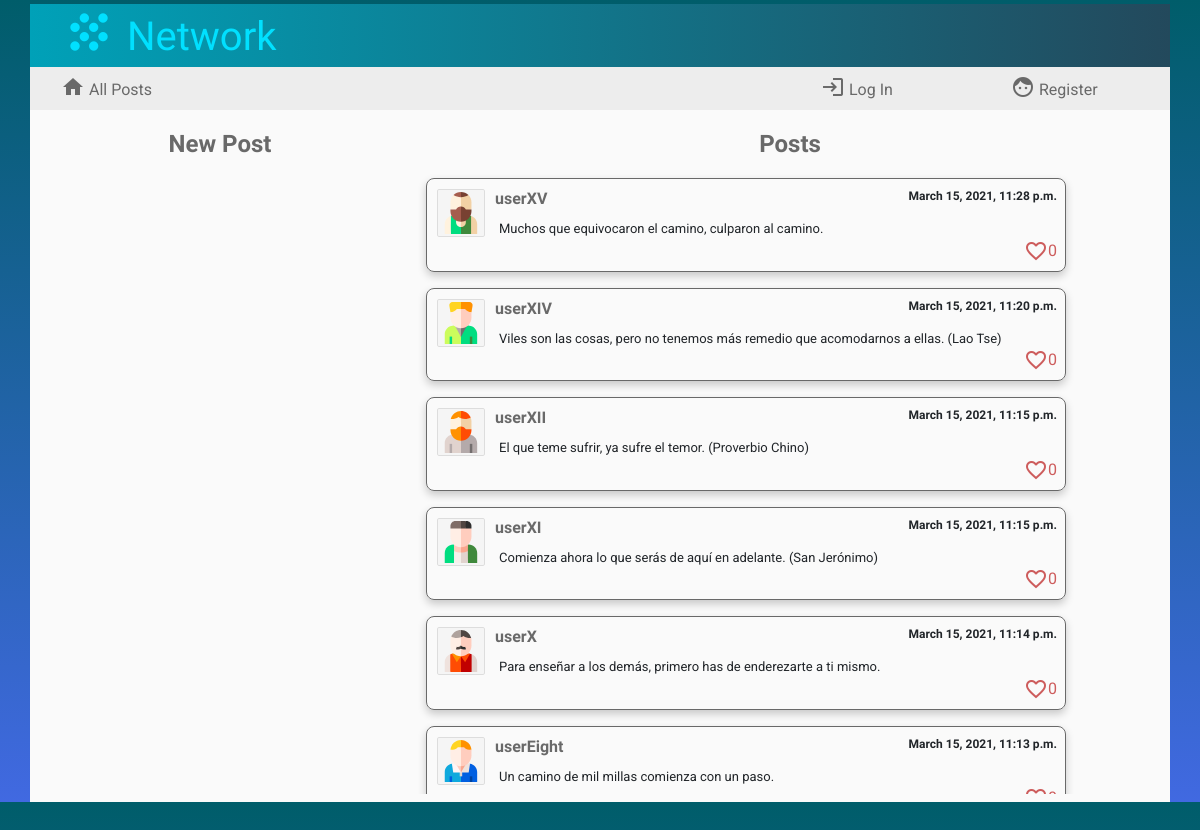
/?page=4, run on the app's committed database.
### network/models.py (models this page shows, shortened)
class Posts(models.Model): # publicación
    usuario = models.ForeignKey(User, on_delete=models.CASCADE, blank=False)
    avatar = models.CharField(max_length=12, blank=False)
    contents = models.TextField(max_length=640, blank=False)
    post_date = models.DateTimeField(blank=False, auto_now_add=True)
    cantidad_megusta = models.IntegerField(default=0)
    megusta = models.ManyToManyField(User, blank=True, related_name="likesto")

class User(AbstractUser):
    pass

### network/views.py (the view)
# urls.py: path("", views.index, name="index"),
def index(request):
    lista_posts = Posts.objects.all().order_by('-post_date')
    paginator = Paginator(lista_posts, 10)
    page_number = request.GET.get('page')
    page_obj = paginator.get_page(page_number)
    if request.user.is_authenticated:
        perfil = Profile.objects.get(usuario=request.user)
        return render(request, "network/index.html",{"perfil": perfil,'page_obj': page_obj})
    else:
        return render(request, "network/index.html",{'page_obj': page_obj})

### network/templates/network/index.html (shortened to what this page needs)
{% extends "network/layout.html" %}
{% load static %}
{% block body %}
<div class="container cuerpo">
    <div class="row">
        <div class="col-4">
           <div class="titleNewPost">New Post</div>
        </div>
        <div class="col-8">
            <div class="titleNewPost">Posts</div>
        </div>
    </div>
    <div class="row" id="principal">
        <div class="col-4">
            {% if user.is_authenticated %}
            <div id="formulario">
            <form id="compose-form">
                <textarea id="compose-post"></textarea>
                <input type="submit" class="btn btn-primary botonenviar" value="Send"/>
            </form>
            <div id="successfully">posted successfully
                <span class="material-icons">
                    sentiment_satisfied_alt
                    </span>
            </div>
            </div>
            {% else %}
            <div id="formulario">
            </div>
            {% endif %}
        </div>
        <div class="col-8" id="posts">
            {% for post in page_obj %}
            <div class="post">
                <div class="postdetails"> <a href="{% url 'profile' post.usuario %}"> <img src="/static/network/avatars/{{post.avatar}}" class="postavatar"> <text class="postname">{{post.usuario}}</text> </a> <text class="postdate">{{post.post_date}}</text></div>
                <div class="postcontents">{{post.contents}}</div>
                {% if user.is_authenticated %}
                <div class="postlikes">
                <i class="material-icons iconlikes identity" data-identity='{{post.id}}' style="cursor: pointer" id='icon{{post.id}}'>
                    {% if user in post.megusta.all %}
                        favorite
                    {% else %}
                        favorite_border
                    {% endif %}
                </i>
                <text class="numberlikes" id='text{{post.id}}'>&nbsp;{{post.cantidad_megusta}}</text></div>
                {% else %}
                <div class="postlikes"><i class="material-icons iconlikes">favorite_border</i><text class="numberlikes">{{post.cantidad_megusta}}</text></div>
                {% endif %}
            </div>
            {% endfor %}
        </div>
    </div>
</div>
{% endblock %}

### network/static/network/styles.css (style rules this page uses)
body { background: linear-gradient(to top, RoyalBlue, #005D6A); overflow-y: hidden; padding-top: 4px; }
a { font-family: 'Roboto', sans-serif; color: dimgrey; }
.cuerpo { background: #fafafa; padding-bottom: 8px; }
.titleNewPost { font-family: 'Jura', sans-serif; font-size: 24px; font-weight:700; color: dimgrey; text-align: center; vertical-align: text-bottom; padding-top: 16px; }
#formulario, #posts { padding-top: 16px; padding-left: 16px; }
#posts { overflow-y:scroll; }
.post { height: auto; min-width: 640px; max-width: 640px; border: 1px solid dimgrey; border-radius: 8px; padding: 8px; margin: 0 auto 16px; font-family: 'Roboto', sans-serif; font-size:small; box-shadow: 0px 4px 8px rgba(0, 0, 0, 0.2); display:inline-block; }
.postavatar { border: 1px solid #ddd; padding: 2px; margin: 2px; border-radius: 4%; max-width: 48px; height: auto; background-color: whitesmoke; float:left; }
.postname { font-family: 'Jura', sans-serif; font-size: 16px; font-weight: bolder; padding-left: 8px; }
.postdate { float:right; }
.postdetails { font-family: 'Jura', sans-serif; font-size: 12px; font-weight:700; }
.postcontents { display: -ms-inline-flexbox; margin-left: 64px; margin-top: 8px; }
.postlikes { display:inline-flex; float:right; vertical-align:text-bottom; }
.iconlikes { color: indianred; }
.numberlikes { color: indianred; font-family: 'Roboto', sans-serif; font-size:medium; }

### data on the page
Posts: avatar (picture), usuario "userXV", post_date "March 15, 2021, 11:28 p.m.", contents "Muchos que equivocaron el camino, culparon al camino.", cantidad_megusta "0"
Posts: avatar (picture), usuario "userXIV", post_date "March 15, 2021, 11:20 p.m.", contents "Viles son las cosas, pero no tenemos más remedio que acomodarnos a ellas. (Lao Tse)", cantidad_megusta "0"
Posts: avatar (picture), usuario "userXII", post_date "March 15, 2021, 11:15 p.m.", contents "El que teme sufrir, ya sufre el temor. (Proverbio Chino)", cantidad_megusta "0"
Posts: avatar (picture), usuario "userXI", post_date "March 15, 2021, 11:15 p.m.", contents "Comienza ahora lo que serás de aquí en adelante. (San Jerónimo)", cantidad_megusta "0"
Posts: avatar (picture), usuario "userX", post_date "March 15, 2021, 11:14 p.m.", contents "Para enseñar a los demás, primero has de enderezarte a ti mismo.", cantidad_megusta "0"
Posts: avatar (picture), usuario "userEight", post_date "March 15, 2021, 11:13 p.m.", contents "Un camino de mil millas comienza con un paso."
